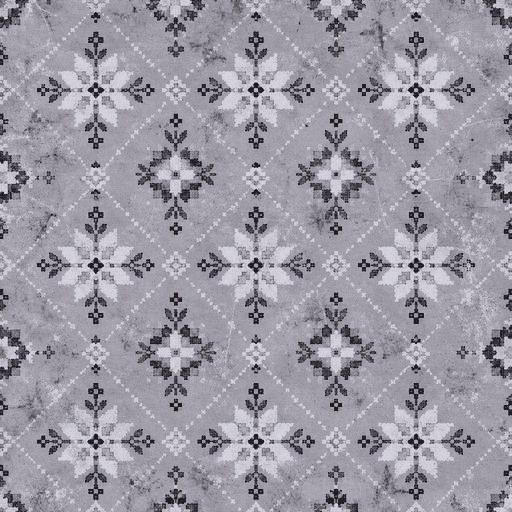
#> input picture assets/wallpapers/blue-cross-stitch-dw.jpg, 512 x 512 px, given in place of pink-damask.jpg, which was not available
$ python make_lace_and_sprites.py ../assets/wallpapers/blue-cross-stitch-dw.jpg
#> lines starting #> are read from the running program, lines starting #| are printed output that depends on the picture; after the words box and inside, x2 and y2 are one past the last pixel; in counts of white or black regions, pixels touching at a corner belong together; pictures that were not available may be replaced by others from this repository, and a replacement may not be noted
#> further down, img is the input picture: PIL image 512x512 RGB; mean R, G, B 155.4, 152.4, 163.1
"""Second batch of generated textures (run after make_textures.py):  python3 tools/make_lace_and_sprites.py

- lace-*.png      : each wallpaper's pattern turned into see-through lace (alpha = thread)
- lace-sheer.png  : fine tulle for the bed canopy and the bedroom curtains
- tree-*.png      : PS1-style flat tree cards (low-res, hard pixel edges, alpha cut-out)
- treeline-*.png  : 'Zelda wall' strips of dense forest that ring the playable area
- photos/*.jpg    : placeholder old photographs for the bedroom frames (replace with real ones, same names)
- extra rugs for layering
"""
import math, os, random, io, json, struct
from PIL import Image, ImageDraw, ImageFilter, ImageChops

ROOT = os.path.join(os.path.dirname(__file__), '..', 'assets')
TEX = os.path.join(ROOT, 'textures')
WP = os.path.join(ROOT, 'wallpapers')
PH = os.path.join(ROOT, 'photos')
os.makedirs(PH, exist_ok=True)

PINK = (246, 206, 226)
WHITE = (244, 240, 246)


# ---------------------------------------------------------------- lace
# [50 lines left out: functions load_rose_from_glb, lace, not called in this run]


# Per-wallpaper tuning for lace_clean: sign = 1 if the motif is darker than the paper, -1 if lighter;
# cov = how much of the tile becomes solid motif; minsz = smallest island kept (px).
LACE_TUNE = {
    'pink-damask': dict(sign=-1), 'heart-damask': dict(sign=1, cov=.30), 'ivory-cross-stitch': dict(sign=1),
    'blue-cross-stitch': dict(sign=-1), 'rose-floral': dict(sign=1), 'plum-tulips': dict(sign=1),
    'sage-fern': dict(sign=-1), 'rose': dict(sign=1, cov=.28, minsz=120, close=2, smooth=2.0),
}


def lace_clean(src_img, name, colour, sign=1, cov=.32, minsz=60, close=1, smooth=1.4, net=14, out_dir=None):
    """Each wallpaper's motif as lace, read by LOCAL contrast: a motif is whatever is darker (or lighter)
    than the paper right around it. Aged-paper blotches are broad, so they cancel out and only the
    printed pattern survives. Then: tiny islands removed, pin-holes inside motifs filled, a raised rim,
    the tulle net, and a few toile holes deep inside big motifs."""
#> called with name = 'lace-passage', colour = (244, 240, 246), sign = -1, cov = 0.32, minsz = 60, close = 1, smooth = 1.4, net = 14
    import numpy as np
    from scipy import ndimage
    im = src_img.convert('RGB').resize((512, 512), Image.LANCZOS)
    L = np.asarray(im.convert('L'), dtype=float)
    big = np.tile(L, (3, 3))  # wrap-aware filtering so the tile stays seamless
    hp = (ndimage.gaussian_filter(big, smooth) - ndimage.gaussian_filter(big, 10))[512:1024, 512:1024] * sign
    m = hp < np.quantile(hp, cov)
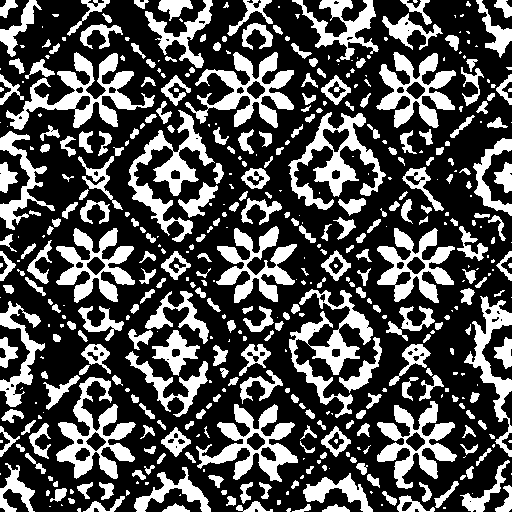
#> m: shape (512, 512) bool; 32% white; 474 white regions (173 under 20 px), largest, box (x1, y1, x2, y2) and area: (6, 52, 155, 130) 3404, (289, 289, 373, 418) 3065, (288, 112, 386, 210) 3041
    m = ndimage.binary_opening(m, iterations=1); m = ndimage.binary_closing(m, iterations=close)
#> after `m = ndimage.binary_opening(m, iterations=1)`: m: shape (512, 512) bool; 31% white; 487 white regions (159 under 20 px), largest, box (x1, y1, x2, y2) and area: (56, 377, 136, 479) 2945, (196, 404, 298, 482) 2858, (195, 52, 294, 128) 2790
#> after `m = ndimage.binary_closing(m, iterations=close)`: m: shape (512, 512) bool; 31.1% white; 434 white regions (125 under 20 px), largest, box (x1, y1, x2, y2) and area: (6, 52, 137, 130) 3488, (56, 377, 136, 479) 2967, (196, 404, 298, 482) 2885
    def islands(mask, test):
        bm = np.tile(mask, (3, 3)); lab, n = ndimage.label(bm); sizes = ndimage.sum(bm, lab, range(1, n + 1))
#> after `bm = np.tile(mask, (3, 3))`: bm: shape (1536, 1536) bool; 31.1% white; 3906 white regions (1125 under 20 px), largest, box (x1, y1, x2, y2) and area: (6, 52, 137, 130) 3488, (518, 52, 649, 130) 3488, (1030, 52, 1161, 130) 3488
#> after `lab, n = ndimage.label(bm)`:
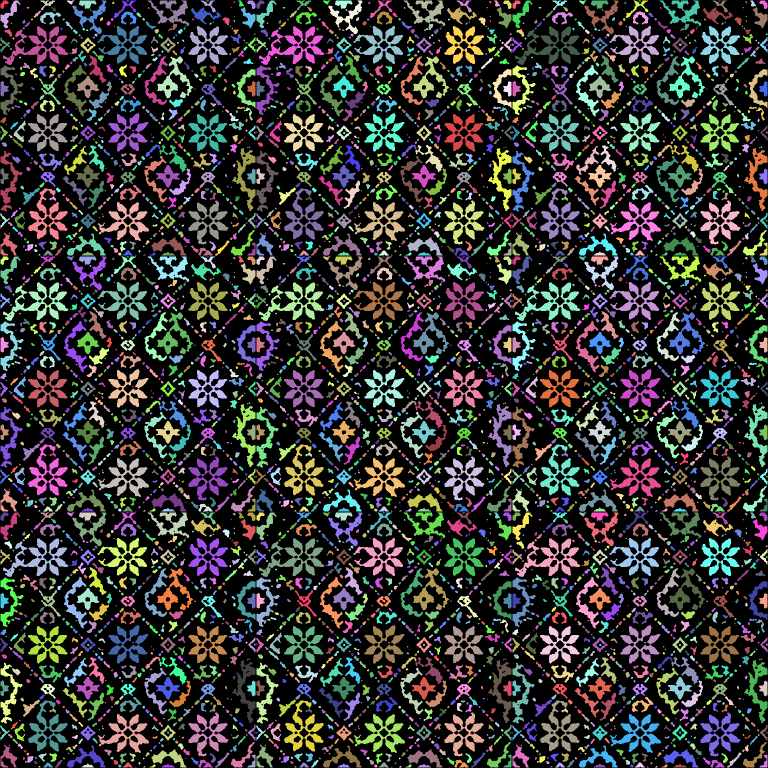
#> lab: shape (1536, 1536) int32 (shown at 1/2 size); 3979 distinct labels, from 0 to 3978; one colour per label, 0 black
#> after `lab, n = ndimage.label(bm)`: n = 3978
#> after `sizes = ndimage.sum(bm, lab, range(1, n + 1))`: sizes = 3978 values, max 3488 at index 141, min 4 at index 1122, mean 184.5
        keep = np.zeros(n + 1, bool); keep[1:] = test(sizes); return keep[lab][512:1024, 512:1024]
    m = islands(m, lambda sz: sz >= minsz)          # drop specks
    m = m | islands(~m, lambda sz: sz < 40)          # fill pin-holes
#> in islands (call 2), `lab, n = ndimage.label(bm)`:
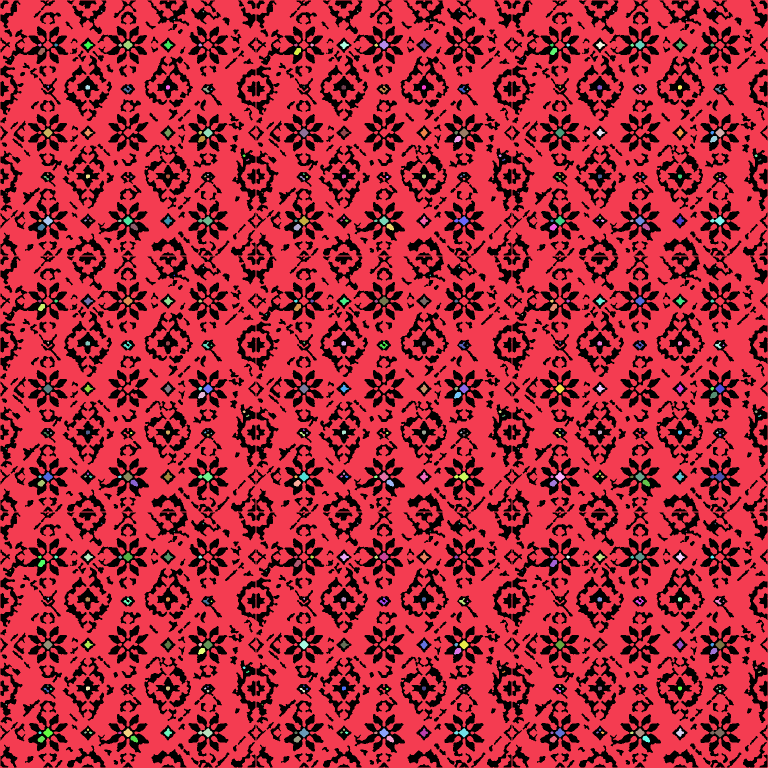
#> lab: shape (1536, 1536) int32 (shown at 1/2 size); 434 distinct labels, from 0 to 433; one colour per label, 0 black
#> in islands (call 2), `lab, n = ndimage.label(bm)`: n = 433
#> in islands (call 2), `sizes = ndimage.sum(bm, lab, range(1, n + 1))`: sizes = 433 values, max 1653813 at index 0, min 5 at index 1, mean 3889.5
#> in islands (call 2), `return keep[lab][512:1024, 512:1024]`: returned value: shape (512, 512) bool; 0.17% white; 26 white regions (16 under 20 px), largest, box (x1, y1, x2, y2) and area: (397, 262, 404, 269) 38, (397, 87, 405, 93) 35, (109, 87, 116, 93) 33
#> m: shape (512, 512) bool; 28.8% white; 175 white regions, largest, box (x1, y1, x2, y2) and area: (6, 52, 137, 130) 3558, (56, 377, 136, 479) 2993, (196, 404, 298, 482) 2913
    motif = Image.fromarray((m * 255).astype('uint8'))
    outline = ImageChops.subtract(motif.filter(ImageFilter.MaxFilter(3)), motif.filter(ImageFilter.MinFilter(3)))
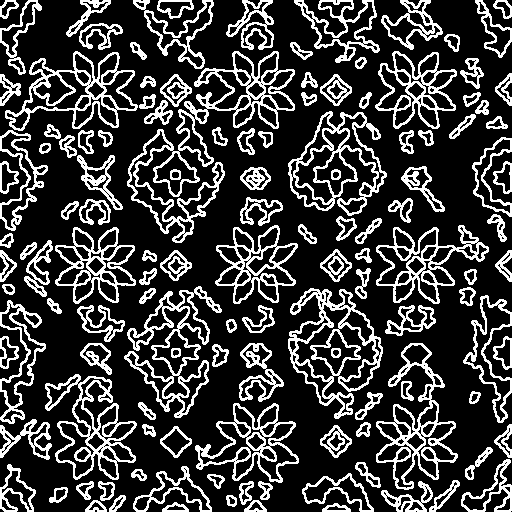
#> outline: PIL image 512x512 L; 23.8% white in thin lines or dots
    netimg = Image.new('L', (512, 512), 0); d = ImageDraw.Draw(netimg)
#> after `netimg = Image.new('L', (512, 512), 0)`: netimg: PIL image 512x512 L; every value is 0
    for k in range(-512, 1024, net):
        d.line([(k, 0), (k + 512, 512)], fill=255, width=2); d.line([(k, 512), (k + 512, 0)], fill=255, width=2)
    alpha = ImageChops.lighter(motif, netimg)
#> alpha: PIL image 512x512 L; 55.6% white; 3039 black regions (853 under 20 px), largest, box (x1, y1, x2, y2) and area: (40, 0, 51, 10) 64, (54, 0, 65, 10) 64, (68, 0, 79, 10) 64
    holes_img = Image.new('L', (512, 512), 0); hd = ImageDraw.Draw(holes_img)
    for y in range(0, 512, 8):
        for x in range((y // 8) % 2 * 4, 512, 8):
            hd.rectangle([x, y, x + 2, y + 2], fill=255)
    alpha = ImageChops.subtract(alpha, ImageChops.multiply(motif.filter(ImageFilter.MinFilter(11)), holes_img))
    alpha = ImageChops.lighter(alpha, outline)
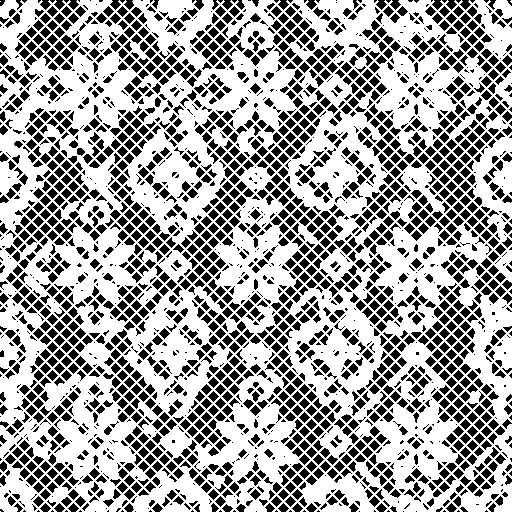
#> alpha: PIL image 512x512 L; 63.2% white; 2752 black regions (909 under 20 px), largest, box (x1, y1, x2, y2) and area: (40, 0, 51, 10) 64, (54, 0, 65, 10) 64, (68, 0, 79, 10) 64
    shade = im.convert('L').point(lambda v: int(200 + (v - 128) * .25))
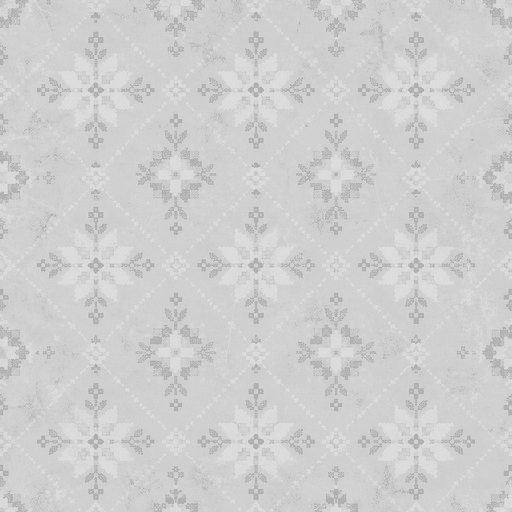
#> shade: PIL image 512x512 L; min 168, max 225, mean 206.2
    rgb = ImageChops.multiply(Image.new('RGB', (512, 512), colour), Image.merge('RGB', [shade.point(lambda v: min(255, v + 40))] * 3))
    rgb = Image.composite(rgb, Image.new('RGB', (512, 512), tuple(int(c * .82) for c in colour)), motif)
    rgb = Image.composite(Image.new('RGB', (512, 512), tuple(min(255, int(c * 1.04)) for c in colour)), rgb, outline)
    rgb.putalpha(alpha)
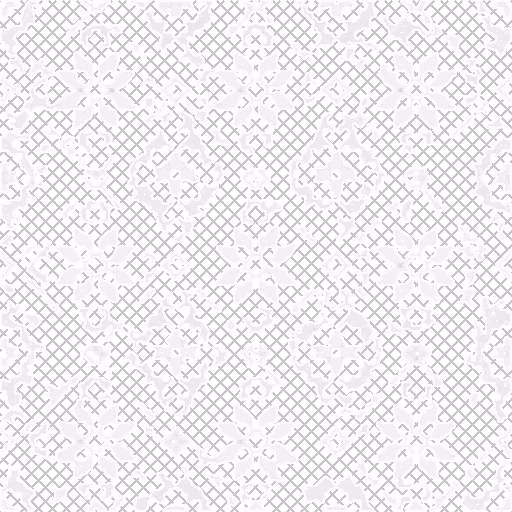
#> rgb: PIL image 512x512 RGBA; mean R, G, B, A 219.6, 215.6, 221, 161.3; transparent parts drawn white
    rgb.save(os.path.join(out_dir or TEX, name + '.png'), optimize=True)


LACE = {  # wallpaper -> (lace name, colour, invert)
    'pink-damask': ('lace-passage', WHITE, False),
    'heart-damask': ('lace-courtyard', WHITE, False),
    'ivory-cross-stitch': ('lace-textile', PINK, False),
    'blue-cross-stitch': ('lace-atelier', PINK, False),
    'rose-floral': ('lace-fitting', PINK, False),
    'plum-tulips': ('lace-archive', WHITE, False),
    'sage-fern': ('lace-gallery', PINK, False),
}


# [22 lines left out: function sheer, not called in this run]


# ---------------------------------------------------------------- PS1 tree cards
def ps1_upscale(img, k):
    return img.resize((img.size[0] * k, img.size[1] * k), Image.NEAREST)


# [118 lines left out: functions birch_card, spruce_card, treeline, photo, not called in this run]


if __name__ == '__main__':
    import sys
    sys.path.insert(0, os.path.dirname(__file__))
    from make_textures import rug
    # Wall lace. Default: the hand-refined lace pack in assets/lace-source/ (tools/import_lace.py).
    #   --wallpaper-lace each wallpaper's own pattern as lace, de-gritted (lace_clean)
    #   --raw-lace       the first, grittier wallpaper version (lace)
    #   --geometric-lace the cut-paper geometric set from tools/make_clean_lace.py
    use_pack = os.path.isdir(os.path.join(ROOT, 'lace-source')) and not any(f in sys.argv for f in ('--wallpaper-lace', '--raw-lace', '--geometric-lace'))
    if use_pack:
        import import_lace
        import_lace.run()
    elif '--geometric-lace' in sys.argv:
        import make_clean_lace
        for name, (fn, col) in make_clean_lace.DESIGNS.items():
            fn().save(name, col)
    else:
        raw = '--raw-lace' in sys.argv
        for n, (out, col, inv) in LACE.items():
            img = Image.open(os.path.join(WP, n + '.jpg'))
            lace(img, out, col) if raw else lace_clean(img, out, col, **LACE_TUNE.get(n, {}))
#> pass 2 of the loop `for n, (out, col, inv) in LACE.items():`:
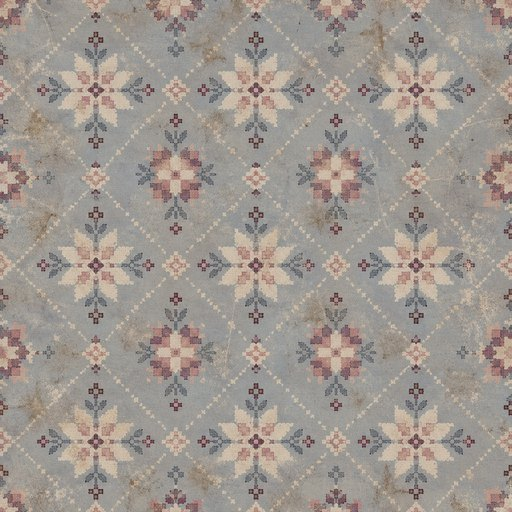
#> input picture assets/wallpapers/blue-cross-stitch.jpg, 512 x 512 px, given in place of heart-damask.jpg, which was not available
#> img is the input picture: PIL image 512x512 RGB; mean R, G, B 158.9, 150.8, 143.8
#> bm: shape (1536, 1536) bool; 29.1% white; 4392 white regions (1287 under 20 px), largest, box (x1, y1, x2, y2) and area: (135, 147, 217, 220) 2094, (647, 147, 729, 220) 2094, (1159, 147, 1241, 220) 2094
#> lab: shape (1536, 1536) int32; 4483 distinct labels, from 0 to 4482
#> mask: shape (512, 512) bool; 72.5% white; 264 black regions, largest, box (x1, y1, x2, y2) and area: (135, 147, 217, 220) 2094, (135, 308, 203, 380) 1415, (295, 147, 348, 234) 1397
#> in islands (call 4), `lab, n = ndimage.label(bm)`:
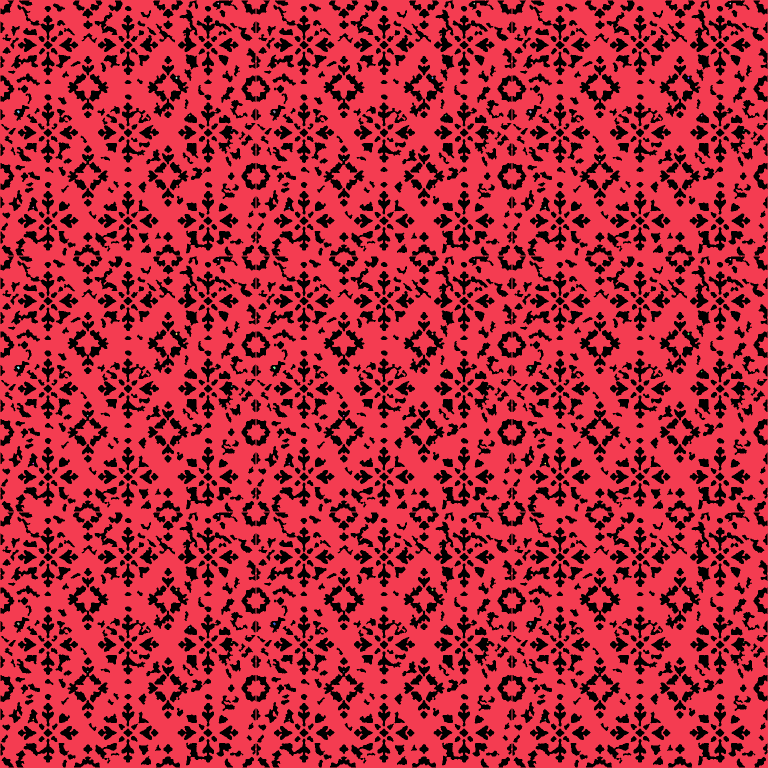
#> lab: shape (1536, 1536) int32 (shown at 1/2 size); 65 distinct labels, from 0 to 64; one colour per label, 0 black
#> n = 64
#> sizes = 64 values, max 1709568 at index 0, min 5 at index 10, mean 26721
#> motif: PIL image 512x512 L; 27.5% white; 264 white regions, largest, box (x1, y1, x2, y2) and area: (135, 147, 217, 220) 2094, (135, 308, 203, 380) 1420, (295, 147, 348, 234) 1397
#> outline: PIL image 512x512 L; 21.8% white in thin lines or dots
#> in lace_clean (call 2), `rgb = ImageChops.multiply(Image.new('RGB', (512, 512), colour), Image...`:
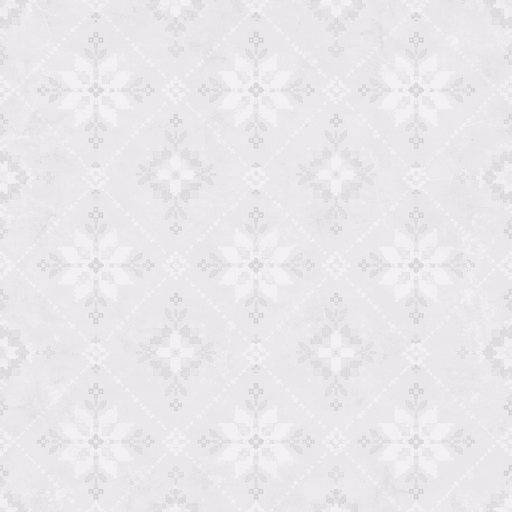
#> rgb: PIL image 512x512 RGB; mean R, G, B 234.7, 230.8, 236.7
#> (the run stopped early here; a loop or call above may not have finished)
